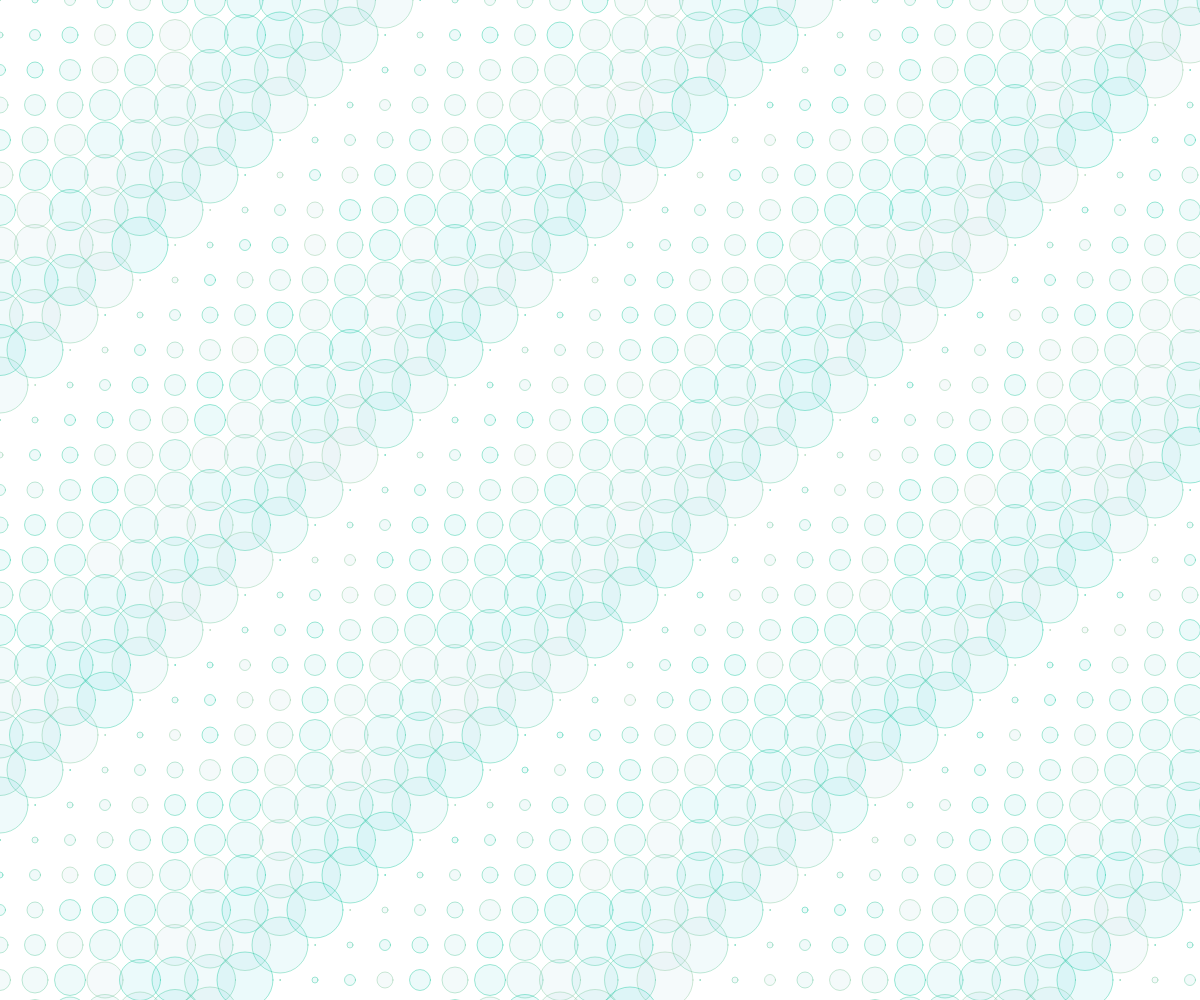
Frame 1 (no input)
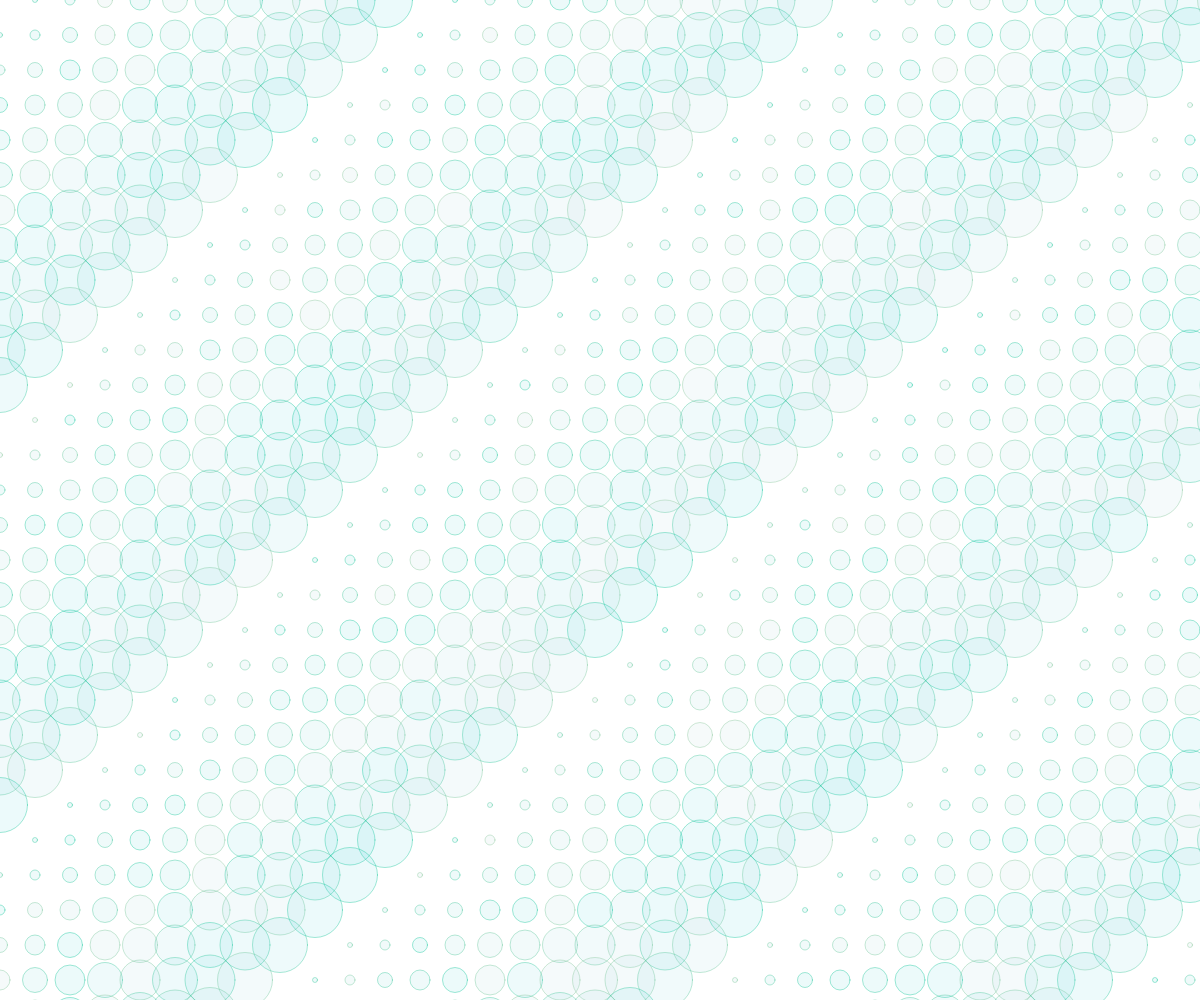
Frame 60 (no input)
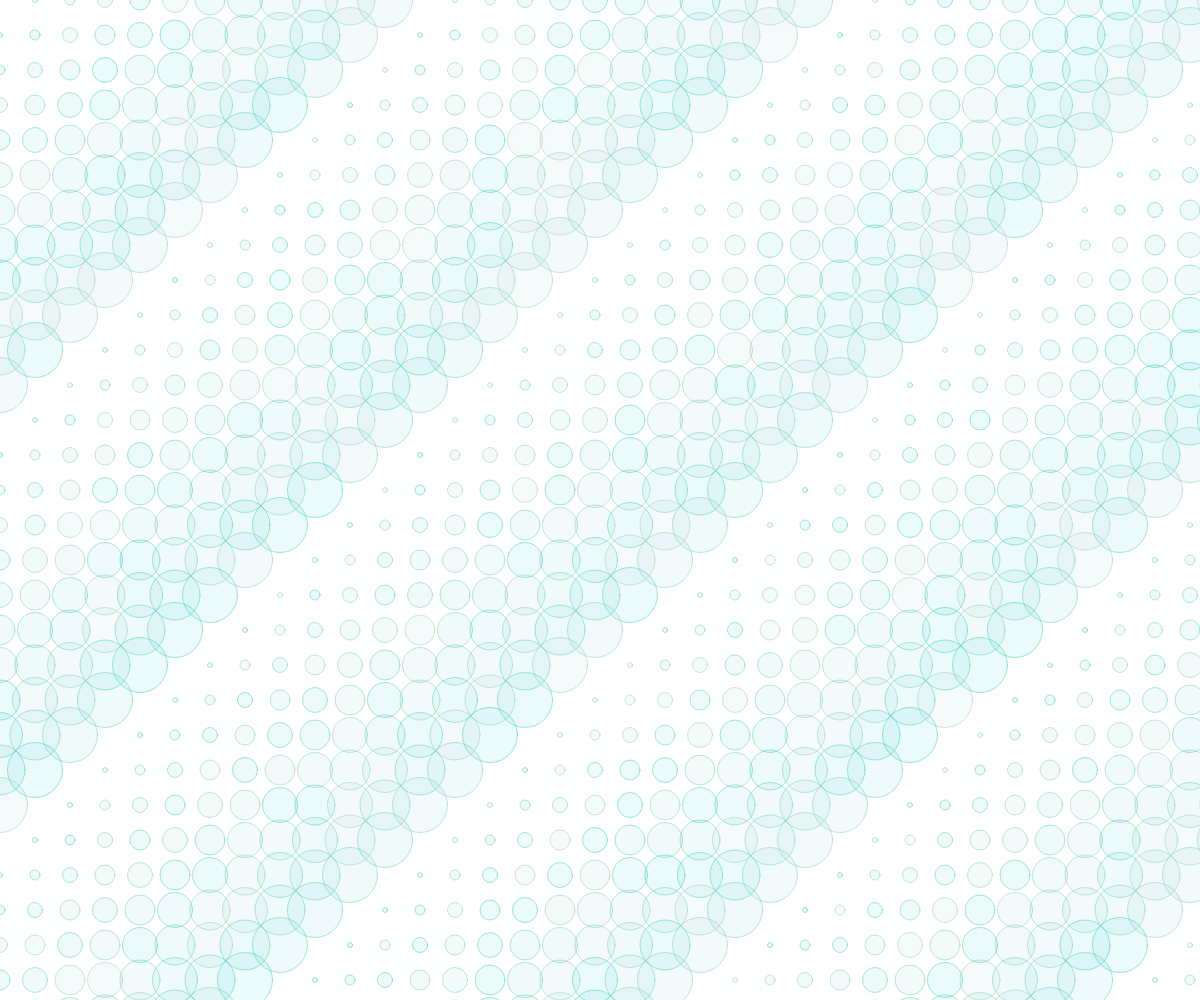
Frame 120 (the mouse pressed at the canvas centre since frame 60)

The p5.js sketch that drew these frames (run headless with seeded random() and noise() and a simulated clock; from frame 60 on, the mouse is pressed at the canvas centre):

// p5.js sketch
// ── sketch.js
var count=0;
function setup() {
  createCanvas(windowWidth, windowHeight);
}

function draw() {
  background(255);
  count += 1;
  rectMode(CENTER);
  
  for(let i=0; i<100; i++) {
    for(let j=0; j<50; j++){ 
      stroke(i*5.5);
      var radiusCount = (count+5*(i+j))%60;
        
      let r= random(135);
      
      stroke(r, 196, 152,100);
      fill(r,195,196,20);
      //noStroke();
    ellipse( j*35, i*35, radiusCount, radiusCount);
    }
  
  }
}
